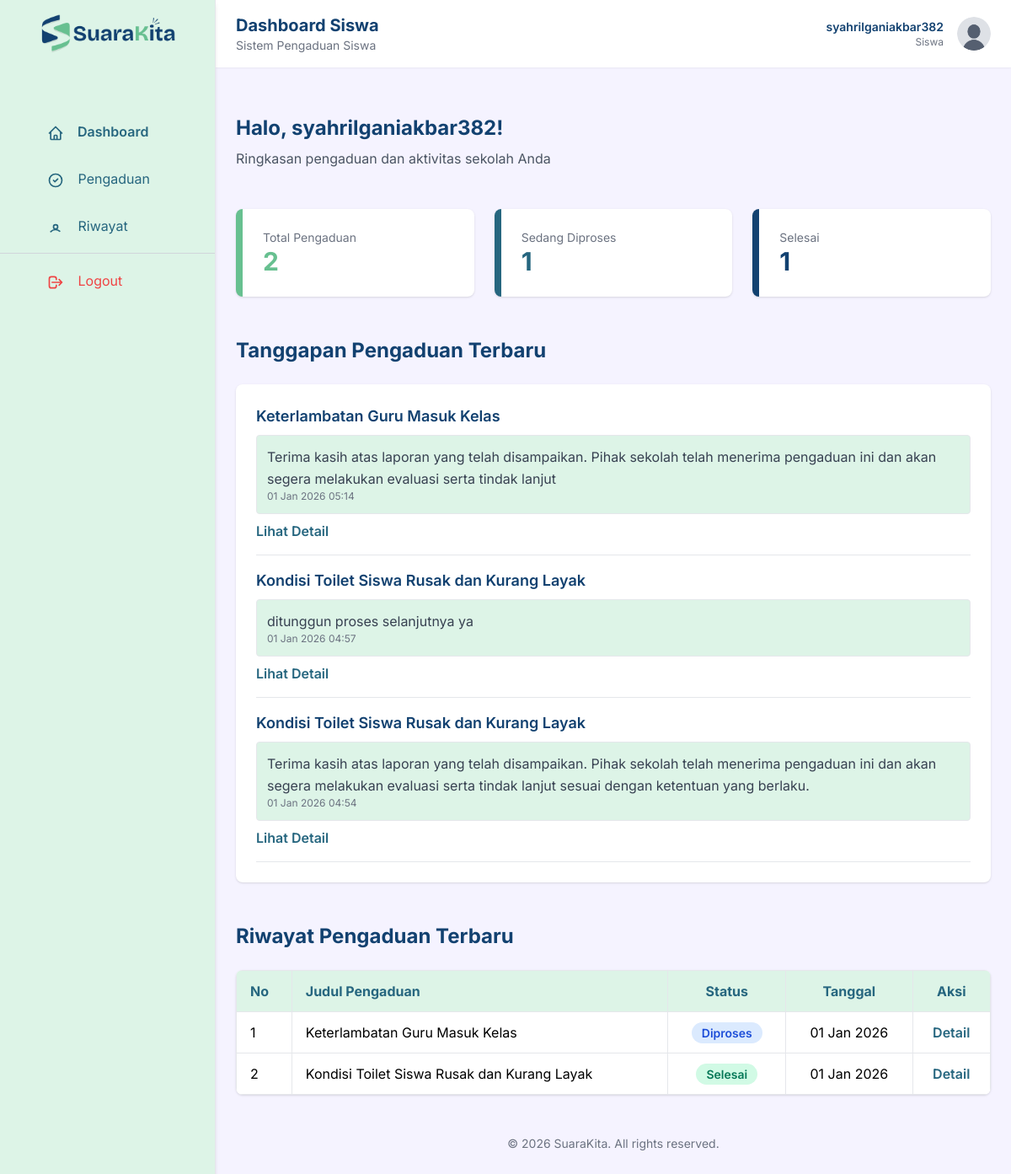
/siswa/dashboard_siswa.php (signed in), run on the app's committed database.
### tables this page shows
CREATE TABLE `tanggapan_pengaduan` (
  `id` int(11) NOT NULL,
  `pengaduan_id` int(11) NOT NULL,
  `pengirim` enum('siswa','admin') NOT NULL,
  `pesan` text NOT NULL,
  `created_at` timestamp NOT NULL DEFAULT current_timestamp()
);

CREATE TABLE `pengaduan` (
  `id` int(11) NOT NULL,
  `siswa_id` int(11) NOT NULL,
  `sekolah_id` int(11) NOT NULL,
  `judul` varchar(100) NOT NULL,
  `isi` text NOT NULL,
  `status` enum('dikirim','diproses','selesai') DEFAULT 'dikirim',
  `created_at` timestamp NOT NULL DEFAULT current_timestamp(),
  `updated_at` timestamp NULL DEFAULT NULL ON UPDATE current_timestamp()
);

### siswa/dashboard_siswa.php (the view, shortened to what this page needs)
<?php
include '../config.php';
$siswaUsername = $_SESSION['siswa_username'];
$sekolah_id = $_SESSION['sekolah_id'];
$q_total_pengaduan = mysqli_query(
    $config,
    "SELECT COUNT(id) AS total_pengaduan
     FROM pengaduan
     WHERE sekolah_id = '$sekolah_id'
     AND siswa_id = '{$_SESSION['siswa_id']}'"
);
$total_pengaduan = mysqli_fetch_assoc($q_total_pengaduan)['total_pengaduan'];
?>
<!DOCTYPE html>
<html lang="id">
<head>
    <script src="https://cdn.tailwindcss.com"></script>
</head>
<body class="bg-violet-50">
<?php include 'partials/sidebar.php'; ?>
<main class="pl-64 min-h-screen">
    <?php include 'partials/header.php'; ?>
    <div class="p-6 mt-16">
        <h2 class="text-2xl font-bold text-navy mb-2">
                Halo, <?= htmlspecialchars($siswaUsername); ?>!
        </h2>
        <p class="text-gray-600">
            Ringkasan pengaduan dan aktivitas sekolah Anda
        </p>
    </div>
    <div class="p-6 grid grid-cols-1 md:grid-cols-3 gap-6">
        <div class="bg-white p-6 rounded-lg shadow border-l-8 border-green flex items-center">
            <div class="flex-1">
                <h3 class="text-sm text-gray-500">Total Pengaduan</h3>
                <p class="text-3xl font-bold text-green">
                    <?= $total_pengaduan; ?>
                </p>
            </div>
        </div>
        <div class="bg-white p-6 rounded-lg shadow border-l-8 border-teal flex items-center">
            <div class="flex-1">
                <h3 class="text-sm text-gray-500">Sedang Diproses</h3>
                <p class="text-3xl font-bold text-teal">
                    <?php
                    $q_diproses = mysqli_query(
                        $config,
                        "SELECT COUNT(id) AS diproses
                         FROM pengaduan
                         WHERE sekolah_id = '$sekolah_id'
                         AND siswa_id = '{$_SESSION['siswa_id']}'
                         AND status = 'Diproses'"
                    );
                    $diproses = mysqli_fetch_assoc($q_diproses)['diproses'];
                    echo $diproses;
                    ?>
                </p>
            </div>
        </div>
        <div class="bg-white p-6 rounded-lg shadow border-l-8 border-navy flex items-center">
            <div class="flex-1">
                <h3 class="text-sm text-gray-500">Selesai</h3>
                <p class="text-3xl font-bold text-navy">
                    <?php
                    $q_selesai = mysqli_query(
                        $config,
                        "SELECT COUNT(id) AS selesai
                         FROM pengaduan
                         WHERE sekolah_id = '$sekolah_id'
                         AND siswa_id = '{$_SESSION['siswa_id']}'
                         AND status = 'Selesai'"
                    );
                    $selesai = mysqli_fetch_assoc($q_selesai)['selesai'];
                    echo $selesai;
                    ?>
                </p>
            </div>
        </div>
    </div>
    <div class="p-6">
        <h2 class="text-2xl font-bold text-navy mb-6">
            Tanggapan Pengaduan Terbaru
        </h2>
        <div class="bg-white rounded-lg shadow p-6 space-y-4">
            <?php
            $siswa_id = $_SESSION['siswa_id'];
            $tanggapan_terbaru = mysqli_query(
                $config,
                "SELECT tp.pesan, tp.created_at, pg.judul
                 FROM tanggapan_pengaduan tp
                 JOIN pengaduan pg ON tp.pengaduan_id = pg.id
                 WHERE pg.siswa_id = '$siswa_id'
                 ORDER BY tp.created_at DESC
                 LIMIT 5"
            );
            if (mysqli_num_rows($tanggapan_terbaru) == 0): ?>
                <p class="text-gray-500 italic text-center">
                    Belum ada tanggapan.
                </p>
            <?php else:
                while ($row = mysqli_fetch_assoc($tanggapan_terbaru)): ?>
                    <div class="border-b pb-4">
                        <h3 class="text-lg font-semibold text-navy">
                            <?= htmlspecialchars($row['judul']); ?>
                        </h3>
                        <div class="text-gray-700 leading-relaxed mt-2 border border-gray-200 rounded p-3 bg-mint">
                            <p class="text-gray-700">
                            <?= nl2br(htmlspecialchars($row['pesan'])); ?>
                        </p>
                        <span class="text-xs text-gray-500 block">
                            <?= date('d M Y H:i', strtotime($row['created_at'])); ?>
                        </span>
                        </div>
                        <div class="mt-2">
                            <a href="riwayat_pengaduan.php"
                               class="text-teal font-semibold hover:underline">
                               Lihat Detail
                            </a>
                        </div>
                    </div>
                <?php endwhile;
            endif; ?>
        </div>
    </div>
    <div class="p-6">
        <h2 class="text-2xl font-bold text-navy mb-6">
            Riwayat Pengaduan Terbaru
        </h2>
        <div class="bg-white rounded-lg shadow overflow-x-auto">
            <table class="w-full border-collapse">
                <thead class="bg-mint text-teal">
                    <tr>
                        <th class="px-4 py-3 border text-left">No</th>
                        <th class="px-4 py-3 border text-left">Judul Pengaduan</th>
                        <th class="px-4 py-3 border text-center">Status</th>
                        <th class="px-4 py-3 border text-center">Tanggal</th>
                        <th class="px-4 py-3 border text-center">Aksi</th>
                    </tr>
                </thead>
                <tbody>
                    <?php
                    $siswa_id = $_SESSION['siswa_id'];
                    $pengaduan = mysqli_query($config, "
                        SELECT *
                        FROM pengaduan
                        WHERE siswa_id = '$siswa_id'
                        ORDER BY created_at DESC
                        LIMIT 5
                    ");
                    if (mysqli_num_rows($pengaduan) > 0) :
                        $no = 1;
                        while ($p = mysqli_fetch_assoc($pengaduan)) : ?>
                    <tr class="border-b hover:bg-gray-50">
                        <td class="px-4 py-3 border"><?= $no++; ?></td>
                        <td class="px-4 py-3 border"><?= htmlspecialchars($p['judul']); ?></td>
                        <td class="px-4 py-3 border text-center">
                            <span class="px-3 py-1 rounded-full text-sm font-semibold
                                <?php
                                    if ($p['status'] == 'dikirim') echo 'bg-yellow-100 text-yellow-700';
                                    elseif ($p['status'] == 'diproses') echo 'bg-blue-100 text-blue-700';
                                    elseif ($p['status'] == 'selesai') echo 'bg-emerald-100 text-emerald-700';
                                    else echo 'bg-green-100 text-green-700';
                                ?>">
                                <?= ucfirst($p['status']); ?>
                            </span>
                        </td>
                        <td class="px-4 py-3 border text-center">
                            <?= date('d M Y', strtotime($p['created_at'])); ?>
                        </td>
                        <td class="px-4 py-3 border text-center">
                            <a href="detail_pengaduan.php?id=<?= $p['id']; ?>"
                               class="text-teal font-semibold hover:underline">
                               Detail
                            </a>
                        </td>
                    </tr>
                    <?php endwhile; ?>
                    <?php endif; ?>
                </tbody>
            </table>
        </div>
    </div>
    <footer class="p-6 text-center text-gray-500 text-sm">
        &copy; <?= date('Y'); ?> SuaraKita. All rights reserved.
    </footer>
</main>
</body>
</html>

### siswa/partials/sidebar.php (shortened to what this page needs)
<?php
$current_page = basename($_SERVER['PHP_SELF']);
?>
<aside id="sidebar"
       class="fixed top-0 left-0 h-full w-64 bg-mint shadow-md
              flex flex-col transition-transform duration-300 z-50 border-r border-grey-400">
    <div class="h-20 flex items-center justify-center">
        <img src="../assets/img/logoSuaraKita.png" alt="Logo Sekolah" class="h-24 w-auto">
    </div>
    <nav class="flex-1 py-6 space-y-2">
        <a href="dashboard_siswa.php"
           class="block px-14 py-3 rounded-lg mt-7 relative text-teal
            <?= $current_page == 'dashboard_siswa.php' ? 'text-navy font-semibold after:absolute after:left-12 after:right-12 after:bottom-2 after:h-0.5 after:bg-teal-500' : 'text-gray-800 hover:text-navy hover:after:absolute hover:after:left-12 hover:after:right-12 hover:after:bottom-2 hover:after:h-0.5 hover:after:bg-teal-400' ?>">
            <svg class="w-5 h-5 inline-block mr-3" fill="none" stroke="currentColor" viewBox="0 0 24 24">
                <path stroke-linecap="round" stroke-linejoin="round" stroke-width="2"
                d="M3 12l2-2m0 0l7-7 7 7M5 10v10a1 1 0 001 1h3m10-11l2 2m-2-2v10a1 1 0 01-1 1h-3m-6 0a1 1 0 001-1v-4a1 1 0 011-1h2a1 1 0 011 1v4a1 1 0 001 1m-6 0h6"/>
            </svg>
            Dashboard
        </a>
        <a href="buat_pengaduan.php"
           class="block px-14 py-3 rounded-lg relative text-teal
            <?= $current_page == 'buat_pengaduan.php' ? 'text-navy font-semibold after:absolute after:left-12 after:right-12 after:bottom-2 after:h-0.5 after:bg-teal-500' : 'text-gray-800 hover:text-navy hover:after:absolute hover:after:left-12 hover:after:right-12 hover:after:bottom-2 hover:after:h-0.5 hover:after:bg-teal-400' ?>">
            <svg class="w-5 h-5 inline-block mr-3" fill="none" stroke="currentColor" viewBox="0 0 24 24">
                <path stroke-linecap="round" stroke-linejoin="round" stroke-width="2"
                d="M9 12l2 2 4-4m6 2a9 9 0 11-18 0 9 9 0 0118 0z"/>
            </svg>
            Pengaduan
        </a>
        <a href="riwayat_pengaduan.php"
           class="block px-14 py-3 rounded-lg relative text-teal
            <?= $current_page == 'riwayat_pengaduan.php' ? 'text-navy font-semibold after:absolute after:left-12 after:right-12 after:bottom-2 after:h-0.5 after:bg-teal-500' : 'text-gray-800 hover:text-navy hover:after:absolute hover:after:left-12 hover:after:right-12 hover:after:bottom-2 hover:after:h-0.5 hover:after:bg-teal-400' ?>">
            <svg class="w-5 h-5 inline-block mr-3" fill="none" stroke="currentColor" viewBox="0 0 24 24">
                <path stroke-linecap="round" stroke-linejoin="round" stroke-width="2"
                d="M5.121 17.804A9.001 9.001 0 0112 15c2.21 0 4.21.805 5.879 2.146M15 11a3 3 0 11-6 0 3 3 0 016 0z"/>
            </svg>
            Riwayat
        </a>
        <hr class="my-5 border-gray-300">
        <a href="../auth/logout.php"
           class="block px-14 py-3 rounded-lg text-red-500 hover:text-red-700 ">
            <svg class="w-5 h-5 inline-block mr-3" fill="none" stroke="currentColor" viewBox="0 0 24 24">
                <path stroke-linecap="round" stroke-linejoin="round" stroke-width="2"
                d="M17 16l4-4m0 0l-4-4m4 4H7m6 4v1a3 3 0 01-3 3H6a3 3 0 01-3-3V7a3 3 0 013-3h4a3 3 0 013 3v1"/>
            </svg>
            Logout
        </a>
    </nav>
</aside>

### siswa/partials/header.php
<?php
echo $_SESSION['siswa_username'];
?>
<header class="fixed top-0 left-64 right-0 h-20 bg-white shadow-sm flex items-center px-6 z-40 transition-all">
    <div class="flex-1">
        <h1 class="text-xl font-bold text-navy">Dashboard Siswa</h1>
        <p class="text-sm text-gray-500">Sistem Pengaduan Siswa</p>
    </div>
    <div class="flex items-center gap-4">
        <div class="text-right">
            <p class="text-sm font-semibold text-navy">
                <?= $siswaUsername; ?>
            </p>
            <p class="text-xs text-gray-500">Siswa</p>
        </div>
        <a href="profil_siswa.php">
            <img src="../assets/img/profil.webp" alt="User Icon" class="w-10 h-10 rounded-full object-cover">
        </a>
    </div>
</header>

### siswa/dashboard_siswa.php (style rules this page uses)
html, body { font-family: 'Inter', ui-sans-serif, system-ui, -apple-system, BlinkMacSystemFont, "Segoe UI", Roboto, "Helvetica Neue", Arial, "Noto Sans", sans-serif; }

### data on the page
tanggapan_pengaduan: pengaduan.judul "Keterlambatan Guru Masuk Kelas", pesan "Terima kasih atas laporan yang telah disampaikan. Pihak sekolah telah menerima pengaduan ini dan akan segera melakukan evaluasi serta tindak lanjut", created_at "01 Jan 2026 05:14"
tanggapan_pengaduan: pengaduan.judul "Kondisi Toilet Siswa Rusak dan Kurang Layak", pesan "ditunggun proses selanjutnya ya", created_at "01 Jan 2026 04:57"
tanggapan_pengaduan: pengaduan.judul "Kondisi Toilet Siswa Rusak dan Kurang Layak", pesan "Terima kasih atas laporan yang telah disampaikan. Pihak sekolah telah menerima pengaduan ini dan akan segera melakukan evaluasi serta tindak lanjut sesuai dengan ketentuan yang berlaku.", created_at "01 Jan 2026 04:54"
pengaduan: judul "Keterlambatan Guru Masuk Kelas", status "Diproses", created_at "01 Jan 2026"
pengaduan: judul "Kondisi Toilet Siswa Rusak dan Kurang Layak", status "Selesai", created_at "01 Jan 2026"

### other printed values
$_SESSION['siswa_username'] "syahrilganiakbar382"
$siswaUsername "syahrilganiakbar382"
$total_pengaduan "2"
$diproses "1"
$selesai "1"
